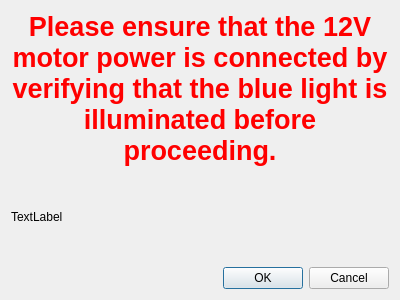
<?xml version="1.0" encoding="UTF-8"?>
<ui version="4.0">
 <class>StartupDialog</class>
 <widget class="QDialog" name="StartupDialog">
  <property name="geometry">
   <rect>
    <x>0</x>
    <y>0</y>
    <width>400</width>
    <height>300</height>
   </rect>
  </property>
  <property name="windowTitle">
   <string>Dialog</string>
  </property>
  <layout class="QVBoxLayout" name="verticalLayout">
   <item>
    <widget class="QLabel" name="powerLight_warning_label">
     <property name="text">
      <string>&lt;html&gt;&lt;head/&gt;&lt;body&gt;&lt;p&gt;&lt;span style=&quot; font-size:20pt; font-weight:700; color:#ff0000;&quot;&gt;Please ensure that the 12V motor power is connected by verifying that the blue light is illuminated before proceeding.&lt;/span&gt;&lt;/p&gt;&lt;/body&gt;&lt;/html&gt;</string>
     </property>
     <property name="alignment">
      <set>Qt::AlignCenter</set>
     </property>
     <property name="wordWrap">
      <bool>true</bool>
     </property>
    </widget>
   </item>
   <item>
    <widget class="QLabel" name="image_label">
     <property name="text">
      <string>TextLabel</string>
     </property>
    </widget>
   </item>
   <item>
    <widget class="QDialogButtonBox" name="buttonBox">
     <property name="orientation">
      <enum>Qt::Horizontal</enum>
     </property>
     <property name="standardButtons">
      <set>QDialogButtonBox::Cancel|QDialogButtonBox::Ok</set>
     </property>
    </widget>
   </item>
  </layout>
 </widget>
 <resources/>
 <connections>
  <connection>
   <sender>buttonBox</sender>
   <signal>rejected()</signal>
   <receiver>StartupDialog</receiver>
   <slot>reject()</slot>
   <hints>
    <hint type="sourcelabel">
     <x>295</x>
     <y>287</y>
    </hint>
    <hint type="destinationlabel">
     <x>286</x>
     <y>274</y>
    </hint>
   </hints>
  </connection>
  <connection>
   <sender>buttonBox</sender>
   <signal>accepted()</signal>
   <receiver>StartupDialog</receiver>
   <slot>accept()</slot>
   <hints>
    <hint type="sourcelabel">
     <x>227</x>
     <y>281</y>
    </hint>
    <hint type="destinationlabel">
     <x>157</x>
     <y>274</y>
    </hint>
   </hints>
  </connection>
 </connections>
</ui>
